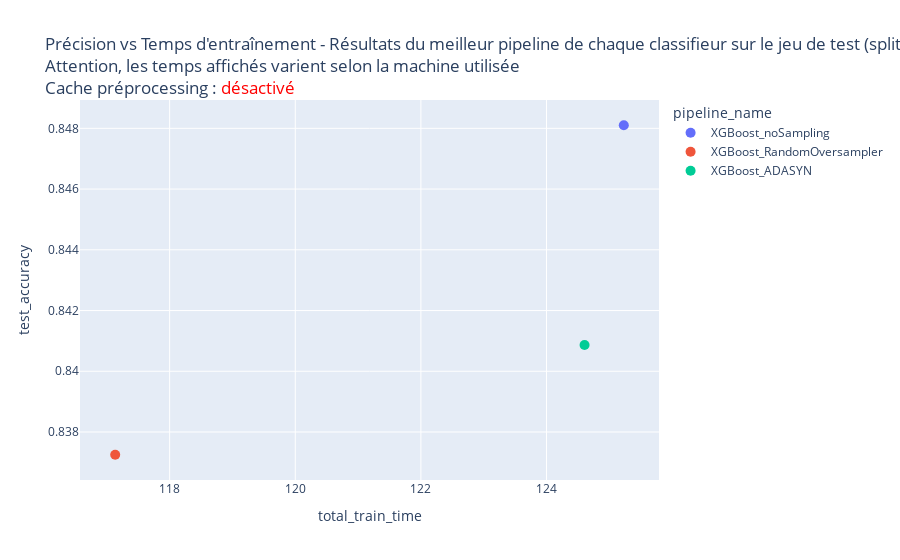
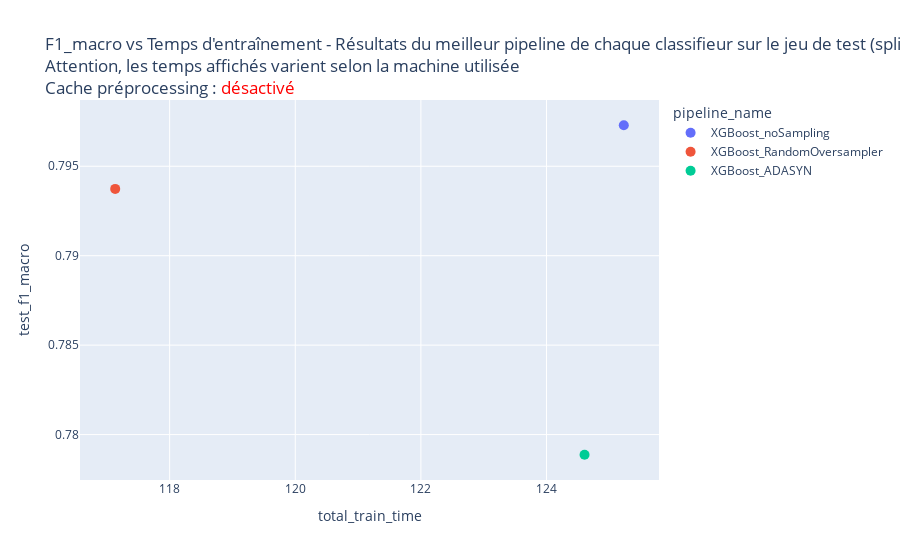
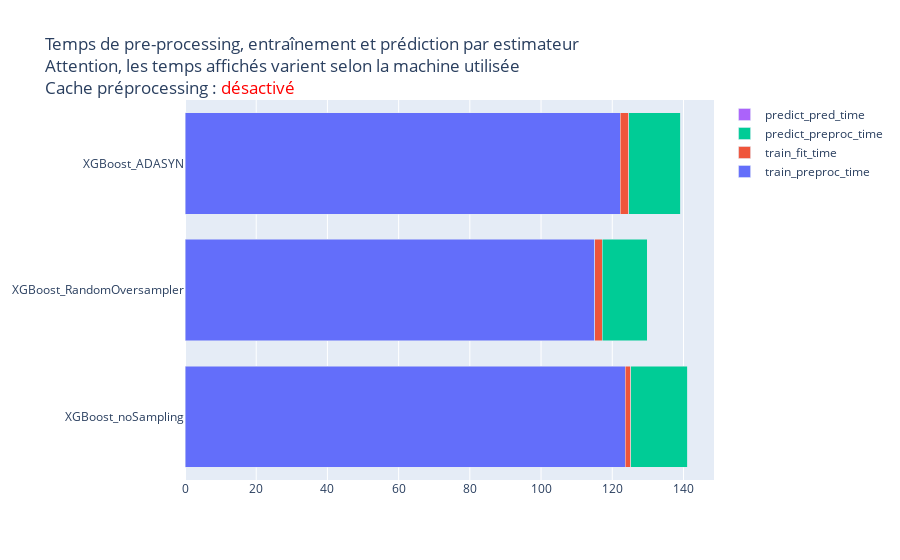

The code cell stored with these charts, in order, in its notebook:
### Code cell
# Définition des scores à afficher en fonction du temps
scores = {
    "test_accuracy": "Précision vs Temps d'entraînement - Résultats du meilleur pipeline de chaque classifieur sur le jeu de test (split 90/10)",
    "test_f1_macro": "F1_macro vs Temps d'entraînement - Résultats du meilleur pipeline de chaque classifieur sur le jeu de test (split 90/10)",
}

display_best_pipelines_graphs(best_pipelines_results_90_10)

### Figure 1 — Plotly figure (JSON) as saved in the notebook; plotly's stock layout.template omitted (floating-point values rounded to 4 significant figures)
{"data": [{"customdata": [["XGBoost_noSampling"]], "hovertemplate": "pipeline_name=%{customdata[0]}<br>total_train_time=%{x:.2f}<br>test_accuracy=%{y:.4f}<extra></extra>", "legendgroup": "XGBoost_noSampling", "marker": {"color": "#636efa", "size": 10, "symbol": "circle"}, "mode": "markers", "name": "XGBoost_noSampling", "orientation": "v", "showlegend": true, "type": "scatter", "x": [125.2], "xaxis": "x", "y": [0.8481], "yaxis": "y"}, {"customdata": [["XGBoost_RandomOversampler"]], "hovertemplate": "pipeline_name=%{customdata[0]}<br>total_train_time=%{x:.2f}<br>test_accuracy=%{y:.4f}<extra></extra>", "legendgroup": "XGBoost_RandomOversampler", "marker": {"color": "#EF553B", "size": 10, "symbol": "circle"}, "mode": "markers", "name": "XGBoost_RandomOversampler", "orientation": "v", "showlegend": true, "type": "scatter", "x": [117.1], "xaxis": "x", "y": [0.8373], "yaxis": "y"}, {"customdata": [["XGBoost_ADASYN"]], "hovertemplate": "pipeline_name=%{customdata[0]}<br>total_train_time=%{x:.2f}<br>test_accuracy=%{y:.4f}<extra></extra>", "legendgroup": "XGBoost_ADASYN", "marker": {"color": "#00cc96", "size": 10, "symbol": "circle"}, "mode": "markers", "name": "XGBoost_ADASYN", "orientation": "v", "showlegend": true, "type": "scatter", "x": [124.6], "xaxis": "x", "y": [0.8409], "yaxis": "y"}], "layout": {"legend": {"title": {"text": "pipeline_name"}, "tracegroupgap": 0}, "title": {"text": "Précision vs Temps d'entraînement - Résultats du meilleur pipeline de chaque classifieur sur le jeu de test (split 90/10)<br>Attention, les temps affichés varient selon la machine utilisée<br>Cache préprocessing : <span style='color:red'>désactivé</span>"}, "xaxis": {"anchor": "y", "domain": [0, 1], "title": {"text": "total_train_time"}}, "yaxis": {"anchor": "x", "domain": [0, 1], "title": {"text": "test_accuracy"}}}}

### Figure 2 — Plotly figure (JSON) as saved in the notebook; plotly's stock layout.template omitted (floating-point values rounded to 4 significant figures)
{"data": [{"customdata": [["XGBoost_noSampling"]], "hovertemplate": "pipeline_name=%{customdata[0]}<br>total_train_time=%{x:.2f}<br>test_f1_macro=%{y:.4f}<extra></extra>", "legendgroup": "XGBoost_noSampling", "marker": {"color": "#636efa", "size": 10, "symbol": "circle"}, "mode": "markers", "name": "XGBoost_noSampling", "orientation": "v", "showlegend": true, "type": "scatter", "x": [125.2], "xaxis": "x", "y": [0.7973], "yaxis": "y"}, {"customdata": [["XGBoost_RandomOversampler"]], "hovertemplate": "pipeline_name=%{customdata[0]}<br>total_train_time=%{x:.2f}<br>test_f1_macro=%{y:.4f}<extra></extra>", "legendgroup": "XGBoost_RandomOversampler", "marker": {"color": "#EF553B", "size": 10, "symbol": "circle"}, "mode": "markers", "name": "XGBoost_RandomOversampler", "orientation": "v", "showlegend": true, "type": "scatter", "x": [117.1], "xaxis": "x", "y": [0.7937], "yaxis": "y"}, {"customdata": [["XGBoost_ADASYN"]], "hovertemplate": "pipeline_name=%{customdata[0]}<br>total_train_time=%{x:.2f}<br>test_f1_macro=%{y:.4f}<extra></extra>", "legendgroup": "XGBoost_ADASYN", "marker": {"color": "#00cc96", "size": 10, "symbol": "circle"}, "mode": "markers", "name": "XGBoost_ADASYN", "orientation": "v", "showlegend": true, "type": "scatter", "x": [124.6], "xaxis": "x", "y": [0.7789], "yaxis": "y"}], "layout": {"legend": {"title": {"text": "pipeline_name"}, "tracegroupgap": 0}, "title": {"text": "F1_macro vs Temps d'entraînement - Résultats du meilleur pipeline de chaque classifieur sur le jeu de test (split 90/10)<br>Attention, les temps affichés varient selon la machine utilisée<br>Cache préprocessing : <span style='color:red'>désactivé</span>"}, "xaxis": {"anchor": "y", "domain": [0, 1], "title": {"text": "total_train_time"}}, "yaxis": {"anchor": "x", "domain": [0, 1], "title": {"text": "test_f1_macro"}}}}

### Figure 3 — Plotly figure (JSON) as saved in the notebook; plotly's stock layout.template omitted (floating-point values rounded to 4 significant figures)
{"data": [{"name": "train_preproc_time", "orientation": "h", "type": "bar", "x": [123.6, 115.1, 122.2], "y": ["XGBoost_noSampling", "XGBoost_RandomOversampler", "XGBoost_ADASYN"]}, {"name": "train_fit_time", "orientation": "h", "type": "bar", "x": [1.615, 2.067, 2.391], "y": ["XGBoost_noSampling", "XGBoost_RandomOversampler", "XGBoost_ADASYN"]}, {"name": "predict_preproc_time", "orientation": "h", "type": "bar", "x": [15.91, 12.7, 14.61], "y": ["XGBoost_noSampling", "XGBoost_RandomOversampler", "XGBoost_ADASYN"]}, {"name": "predict_pred_time", "orientation": "h", "type": "bar", "x": [0.005004, 0.01567, 0.0163], "y": ["XGBoost_noSampling", "XGBoost_RandomOversampler", "XGBoost_ADASYN"]}], "layout": {"barmode": "stack", "title": {"text": "Temps de pre-processing, entraînement et prédiction par estimateur<br>Attention, les temps affichés varient selon la machine utilisée<br>Cache préprocessing : <span style='color:red'>désactivé</span>"}}}
